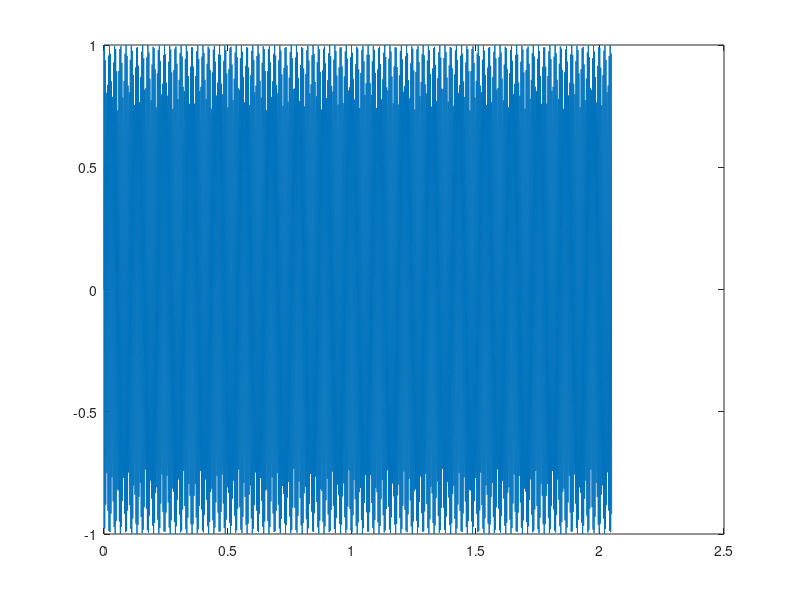
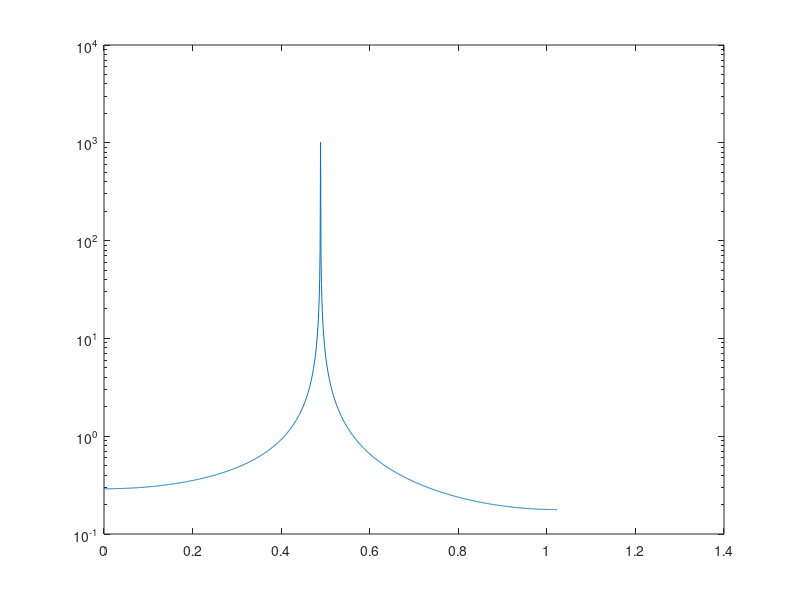

Write MATLAB code to recreate these figures, in order.
t=0:0.001:(2.048-0.001);
% s=sin(500*pi*t); 
s = sin(1500*t);
x=fft(s);
figure(1)
plot(t,s);
figure(2)
semilogy(t(1:length(t)/2), abs(x(1:length(x)/2)));
